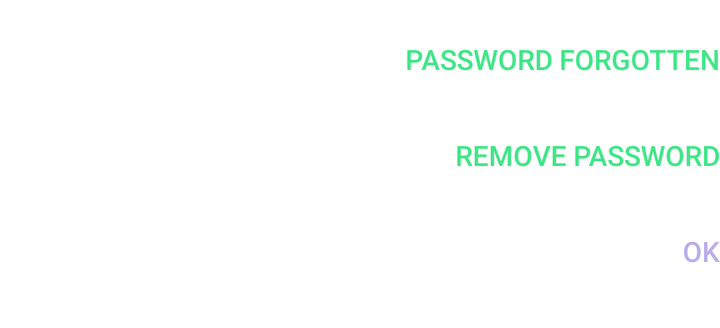
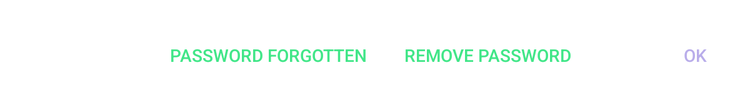

Compare how this app lays out the same screen by default and in its alternative resource folder. The renders come first, then the two layout files and the values they reference.
<!-- AndroidManifest.xml: application theme FiekNotesTheme.ApiSpec.Branded -->
<!-- res/layout/password_buttons.xml -->
<?xml version="1.0" encoding="utf-8"?>
<LinearLayout xmlns:android="http://schemas.android.com/apk/res/android"
    android:layout_width="match_parent"
    android:layout_height="wrap_content"
    android:orientation="vertical">

    <Button
        android:id="@+id/password_forgotten"
        style="@style/Button.Dialog"
        android:layout_width="wrap_content"
        android:layout_height="wrap_content"
        android:layout_marginTop="20dp"
        android:layout_gravity="end"
        android:gravity="end"
        android:text="@string/password_forgot" />

    <Button
        android:id="@+id/password_remove"
        style="@style/Button.Dialog"
        android:layout_width="wrap_content"
        android:layout_height="wrap_content"
        android:layout_gravity="end"
        android:gravity="end"
        android:text="@string/password_remove" />

    <Button
        android:id="@+id/password_confirm"
        style="@style/Button.Dialog.Accent"
        android:layout_width="wrap_content"
        android:layout_height="wrap_content"
        android:layout_gravity="end"
        android:gravity="end"
        android:text="@string/ok"/>
</LinearLayout>
<!-- resources referenced by this layout -->
<resources>
  <string name="ok">OK</string>
  <string name="password_forgot">Password forgotten</string>
  <string name="password_remove">Remove password</string>
  <style name="Button.Dialog" parent="MD_ActionButton">
          <item name="android:textColor">@color/colorPrimary</item>
          <item name="android:background">@null</item>
          <item name="android:textCursorDrawable">@null</item>
      </style>
  <style name="Button.Dialog.Accent" parent="MD_ActionButton">
          <item name="android:textColor">@color/colorAccent</item>
          <item name="android:background">@null</item>
          <item name="android:textCursorDrawable">@null</item>
      </style>
  <style name="FiekNotesTheme.ApiSpec.Branded">
          <item name="android:windowBackground">@drawable/branded_background</item>
      </style>
  <color name="colorPrimary">#41e688</color>
  <color name="colorAccent">#b9adea</color>
  <!-- drawable branded_background (drawable) -->
  <layer-list xmlns:android="http://schemas.android.com/apk/res/android">
      <item>
          <color android:color="@color/colorPrimaryDark"/>
      </item>
      <item>
          <bitmap
                  android:src="@drawable/ic_logo"
                  android:tileMode="disabled"
                  android:gravity="center"/>
      </item>
  </layer-list>
  <color name="colorPrimaryDark">#07ab7f</color>
</resources>
<!-- res/layout-sw600dp/password_buttons.xml (the repository's variant of the layout above) -->
<!-- drawn on a 7-inch tablet held upright -->
<?xml version="1.0" encoding="utf-8"?>
<LinearLayout xmlns:android="http://schemas.android.com/apk/res/android"
    android:layout_width="match_parent"
    android:layout_height="wrap_content"
    android:orientation="horizontal"
    android:layout_marginTop="20dp"
    android:gravity="right|end">

    <Button
        android:id="@+id/password_forgotten"
        style="@style/Button.Dialog"
        android:layout_width="wrap_content"
        android:layout_height="wrap_content"
        android:text="@string/password_forgot" />

    <Button
        android:id="@+id/password_remove"
        style="@style/Button.Dialog"
        android:layout_width="wrap_content"
        android:layout_height="wrap_content"
        android:layout_marginLeft="30dp"
        android:layout_marginStart="30dp"
        android:text="@string/password_remove" />

    <Button
        android:id="@+id/password_confirm"
        style="@style/Button.Dialog.Accent"
        android:layout_width="wrap_content"
        android:layout_height="wrap_content"
        android:layout_marginLeft="55dp"
        android:layout_marginStart="55dp"
        android:text="@string/ok" />
</LinearLayout>
